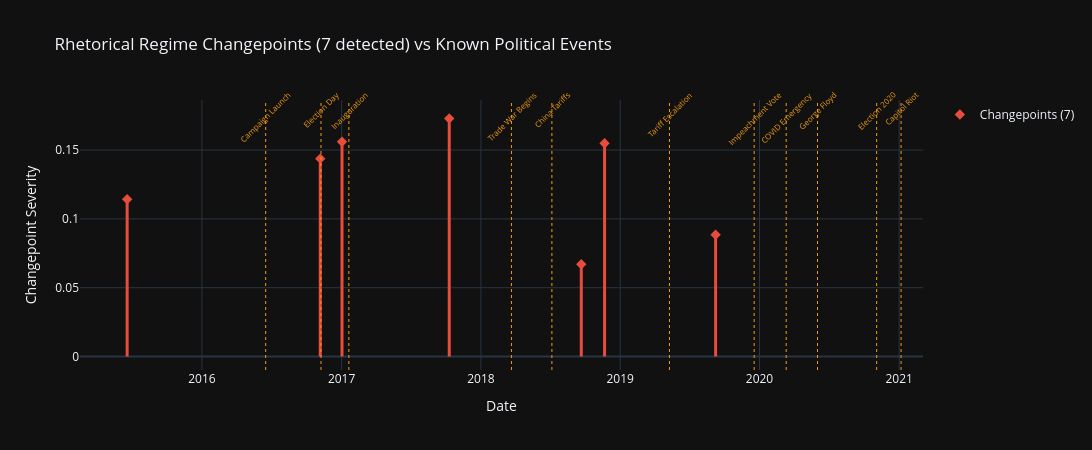

Source (notebook cell):
### Code cell
# ── 4b. Plotly: timeline with changepoints + known events ────────
fig = go.Figure()

# Anchor changepoints with severity bars
if cp_anchor_dates:
    for date, sev in cp_anchor_dates:
        fig.add_trace(go.Scatter(
            x=[date, date], y=[0, sev],
            mode='lines', line=dict(color=C_CRISIS, width=3),
            showlegend=False,
        ))
    fig.add_trace(go.Scatter(
        x=[d for d, _ in cp_anchor_dates],
        y=[s for _, s in cp_anchor_dates],
        mode='markers', marker=dict(size=8, color=C_CRISIS, symbol='diamond'),
        name=f'Changepoints ({len(cp_anchor_dates)})',
        hovertemplate='%{x}<br>Severity: %{y:.4f}<extra></extra>',
    ))

# Known events as vertical dashed lines
for event_date, event_name in KNOWN_EVENTS.items():
    event_dt = pd.Timestamp(event_date)
    fig.add_vline(
        x=event_dt, line=dict(color=C_EVENT, width=1, dash='dot'),
    )
    fig.add_annotation(
        x=event_dt, y=1.05, yref='paper',
        text=event_name, showarrow=False,
        font=dict(size=8, color=C_EVENT),
        textangle=-45,
    )

fig.update_layout(
    title=f'Rhetorical Regime Changepoints ({len(cp_anchor_dates)} detected) vs Known Political Events',
    xaxis_title='Date', yaxis_title='Changepoint Severity',
    height=450, width=1100, template='plotly_dark',
)
fig.show()

### Figure 1 — Plotly figure (JSON) as saved in the notebook; plotly's stock layout.template omitted (floating-point values rounded to 4 significant figures)
{"data": [{"line": {"color": "#e74c3c", "width": 3}, "mode": "lines", "showlegend": false, "type": "scatter", "x": ["2015-06-19T00:00:00", "2015-06-19T00:00:00"], "y": [0, 0.1143]}, {"line": {"color": "#e74c3c", "width": 3}, "mode": "lines", "showlegend": false, "type": "scatter", "x": ["2016-11-06T00:00:00", "2016-11-06T00:00:00"], "y": [0, 0.1438]}, {"line": {"color": "#e74c3c", "width": 3}, "mode": "lines", "showlegend": false, "type": "scatter", "x": ["2017-01-02T00:00:00", "2017-01-02T00:00:00"], "y": [0, 0.156]}, {"line": {"color": "#e74c3c", "width": 3}, "mode": "lines", "showlegend": false, "type": "scatter", "x": ["2017-10-10T00:00:00", "2017-10-10T00:00:00"], "y": [0, 0.1729]}, {"line": {"color": "#e74c3c", "width": 3}, "mode": "lines", "showlegend": false, "type": "scatter", "x": ["2018-09-21T00:00:00", "2018-09-21T00:00:00"], "y": [0, 0.06699]}, {"line": {"color": "#e74c3c", "width": 3}, "mode": "lines", "showlegend": false, "type": "scatter", "x": ["2018-11-21T00:00:00", "2018-11-21T00:00:00"], "y": [0, 0.1549]}, {"line": {"color": "#e74c3c", "width": 3}, "mode": "lines", "showlegend": false, "type": "scatter", "x": ["2019-09-08T00:00:00", "2019-09-08T00:00:00"], "y": [0, 0.08842]}, {"hovertemplate": "%{x}<br>Severity: %{y:.4f}<extra></extra>", "marker": {"color": "#e74c3c", "size": 8, "symbol": "diamond"}, "mode": "markers", "name": "Changepoints (7)", "type": "scatter", "x": ["2015-06-19T00:00:00", "2016-11-06T00:00:00", "2017-01-02T00:00:00", "2017-10-10T00:00:00", "2018-09-21T00:00:00", "2018-11-21T00:00:00", "2019-09-08T00:00:00"], "y": [0.1143, 0.1438, 0.156, 0.1729, 0.06699, 0.1549, 0.08842]}], "layout": {"annotations": [{"font": {"color": "#f39c12", "size": 8}, "showarrow": false, "text": "Campaign Launch", "textangle": -45, "x": "2016-06-16T00:00:00", "y": 1.05, "yref": "paper"}, {"font": {"color": "#f39c12", "size": 8}, "showarrow": false, "text": "Election Day", "textangle": -45, "x": "2016-11-08T00:00:00", "y": 1.05, "yref": "paper"}, {"font": {"color": "#f39c12", "size": 8}, "showarrow": false, "text": "Inauguration", "textangle": -45, "x": "2017-01-20T00:00:00", "y": 1.05, "yref": "paper"}, {"font": {"color": "#f39c12", "size": 8}, "showarrow": false, "text": "Trade War Begins", "textangle": -45, "x": "2018-03-22T00:00:00", "y": 1.05, "yref": "paper"}, {"font": {"color": "#f39c12", "size": 8}, "showarrow": false, "text": "China Tariffs", "textangle": -45, "x": "2018-07-06T00:00:00", "y": 1.05, "yref": "paper"}, {"font": {"color": "#f39c12", "size": 8}, "showarrow": false, "text": "Tariff Escalation", "textangle": -45, "x": "2019-05-10T00:00:00", "y": 1.05, "yref": "paper"}, {"font": {"color": "#f39c12", "size": 8}, "showarrow": false, "text": "Impeachment Vote", "textangle": -45, "x": "2019-12-18T00:00:00", "y": 1.05, "yref": "paper"}, {"font": {"color": "#f39c12", "size": 8}, "showarrow": false, "text": "COVID Emergency", "textangle": -45, "x": "2020-03-11T00:00:00", "y": 1.05, "yref": "paper"}, {"font": {"color": "#f39c12", "size": 8}, "showarrow": false, "text": "George Floyd", "textangle": -45, "x": "2020-06-01T00:00:00", "y": 1.05, "yref": "paper"}, {"font": {"color": "#f39c12", "size": 8}, "showarrow": false, "text": "Election 2020", "textangle": -45, "x": "2020-11-03T00:00:00", "y": 1.05, "yref": "paper"}, {"font": {"color": "#f39c12", "size": 8}, "showarrow": false, "text": "Capitol Riot", "textangle": -45, "x": "2021-01-06T00:00:00", "y": 1.05, "yref": "paper"}], "height": 450, "shapes": [{"line": {"color": "#f39c12", "dash": "dot", "width": 1}, "type": "line", "x0": "2016-06-16T00:00:00", "x1": "2016-06-16T00:00:00", "xref": "x", "y0": 0, "y1": 1, "yref": "y domain"}, {"line": {"color": "#f39c12", "dash": "dot", "width": 1}, "type": "line", "x0": "2016-11-08T00:00:00", "x1": "2016-11-08T00:00:00", "xref": "x", "y0": 0, "y1": 1, "yref": "y domain"}, {"line": {"color": "#f39c12", "dash": "dot", "width": 1}, "type": "line", "x0": "2017-01-20T00:00:00", "x1": "2017-01-20T00:00:00", "xref": "x", "y0": 0, "y1": 1, "yref": "y domain"}, {"line": {"color": "#f39c12", "dash": "dot", "width": 1}, "type": "line", "x0": "2018-03-22T00:00:00", "x1": "2018-03-22T00:00:00", "xref": "x", "y0": 0, "y1": 1, "yref": "y domain"}, {"line": {"color": "#f39c12", "dash": "dot", "width": 1}, "type": "line", "x0": "2018-07-06T00:00:00", "x1": "2018-07-06T00:00:00", "xref": "x", "y0": 0, "y1": 1, "yref": "y domain"}, {"line": {"color": "#f39c12", "dash": "dot", "width": 1}, "type": "line", "x0": "2019-05-10T00:00:00", "x1": "2019-05-10T00:00:00", "xref": "x", "y0": 0, "y1": 1, "yref": "y domain"}, {"line": {"color": "#f39c12", "dash": "dot", "width": 1}, "type": "line", "x0": "2019-12-18T00:00:00", "x1": "2019-12-18T00:00:00", "xref": "x", "y0": 0, "y1": 1, "yref": "y domain"}, {"line": {"color": "#f39c12", "dash": "dot", "width": 1}, "type": "line", "x0": "2020-03-11T00:00:00", "x1": "2020-03-11T00:00:00", "xref": "x", "y0": 0, "y1": 1, "yref": "y domain"}, {"line": {"color": "#f39c12", "dash": "dot", "width": 1}, "type": "line", "x0": "2020-06-01T00:00:00", "x1": "2020-06-01T00:00:00", "xref": "x", "y0": 0, "y1": 1, "yref": "y domain"}, {"line": {"color": "#f39c12", "dash": "dot", "width": 1}, "type": "line", "x0": "2020-11-03T00:00:00", "x1": "2020-11-03T00:00:00", "xref": "x", "y0": 0, "y1": 1, "yref": "y domain"}, {"line": {"color": "#f39c12", "dash": "dot", "width": 1}, "type": "line", "x0": "2021-01-06T00:00:00", "x1": "2021-01-06T00:00:00", "xref": "x", "y0": 0, "y1": 1, "yref": "y domain"}], "title": {"text": "Rhetorical Regime Changepoints (7 detected) vs Known Political Events"}, "width": 1100, "xaxis": {"title": {"text": "Date"}}, "yaxis": {"title": {"text": "Changepoint Severity"}}}}
